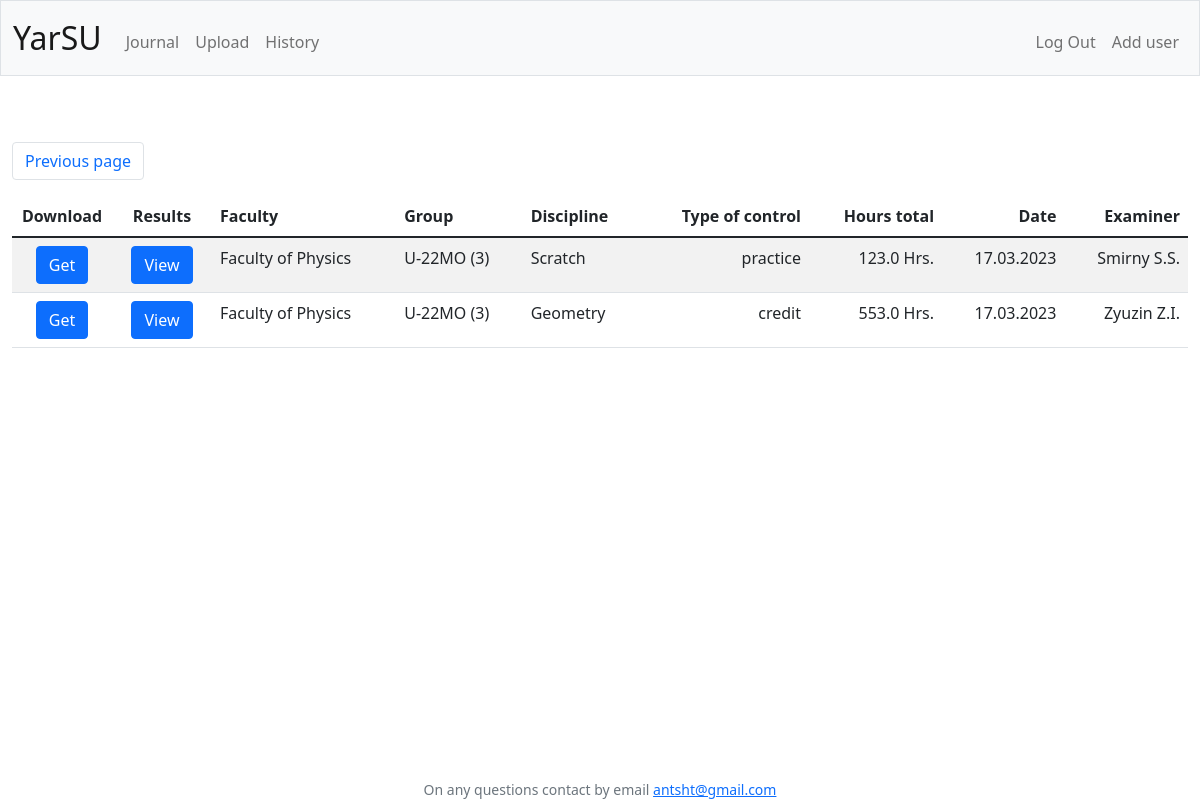
The app's page /?page=2 (signed in) with its own data.
### tables this page shows
CREATE TABLE "vedomosti" (
	"id"	INTEGER NOT NULL UNIQUE,
	"group_id"	INTEGER NOT NULL,
	"discipline"	TEXT NOT NULL,
	"control_type"	TEXT NOT NULL,
	"name_of_ekzaminator"	TEXT NOT NULL,
	"hours_total"	INTEGER NOT NULL,
	"control_date"	TEXT NOT NULL,
	PRIMARY KEY("id" AUTOINCREMENT)
);

CREATE TABLE "facultets" (
	"id"	INTEGER NOT NULL UNIQUE,
	"name"	TEXT NOT NULL UNIQUE,
	PRIMARY KEY("id")
);

CREATE TABLE "groups" (
	"id"	INTEGER NOT NULL UNIQUE,
	"name"	TEXT NOT NULL UNIQUE,
	"facultet"	INTEGER NOT NULL DEFAULT 0,
	"uplan"	INTEGER NOT NULL DEFAULT 0,
	"kurs"	INTEGER NOT NULL DEFAULT 0,
	PRIMARY KEY("id")
);

### app.py (the view)
@app.route("/", methods=["GET", "POST"])
@login_required
def index():
    if request.method == "GET":
        page = request.args.get('page', 1, type=int)
        vedomosti = get_vedomosti(id=None, page=page)
        pages_total = get_vedomosti_pages()
        print(pages_total)
        paging = {
        "has_prev": True if page != 1 else False,
        "has_next": True if page != pages_total else False,
        "curr_page": page,
        "prev_num": page if page == 1 else page - 1,
        "next_num": (page + 1) if page != pages_total else page
        }
        if request.args.get("ved") is not None and len(request.args.get("ved")) > 0:
            students = get_students(request.args.get("ved"))
            return render_template("index.html", vedomosti=vedomosti, paging=paging, students=students)
        else:
            return render_template("index.html", vedomosti=vedomosti, paging=paging, students=[])
    if request.method == "POST":
        id = int(request.form.get("id"))
        xlsx_file = generate_xlsx_ved(id)
        return send_file(xlsx_file, download_name="output.xlsx", as_attachment=True)

### app.py (called while the page is built)
@app.after_request
def after_request(response):
    response.headers["Cache-Control"] = "no-cache, no-store, must-revalidate"
    response.headers["Expires"] = 0
    response.headers["Pragma"] = "no-cache"
    return response

### database.py (called while the page is built)
def get_vedomosti_pages():
    return int(db.execute("SELECT COUNT(*) AS CNT FROM vedomosti;")[0]["CNT"]) // 5 + 1

### helpers.py (called while the page is built)
def login_required(f):
    @wraps(f)
    def decorated_function(*args, **kwargs):
        if session.get("user_id") is None:
            return redirect("/login")
        return f(*args, **kwargs)
    return decorated_function

def format_hrs(value):
    return f"{value:,.1f} Hrs."

### sql.py (called while the page is built, shortened)
def _enable_logging(f):
    import logging
    import functools
    import os
    @functools.wraps(f)
    def decorator(*args, **kwargs):
        try:
            import flask
        except ModuleNotFoundError:
            return f(*args, **kwargs)
        disabled = logging.getLogger("cs50").disabled
        if flask.current_app and os.getenv("FLASK_ENV") == "development":
            logging.getLogger("cs50").disabled = False
        try:
            return f(*args, **kwargs)
        finally:
            logging.getLogger("cs50").disabled = disabled
    return decorator

def _parse_placeholder(token):
    import re
    import sqlparse
    if not isinstance(token, sqlparse.sql.Token) or token.ttype != sqlparse.tokens.Name.Placeholder:
        raise TypeError()
    if token.value == "?":
        return "qmark", None

    def _disconnect(self):
        if hasattr(_data, self._name()):
            getattr(_data, self._name()).close()
            delattr(_data, self._name())

    def _name(self):
        return str(hash(self))

        def connect(dbapi_connection, connection_record):
            try:
                if isinstance(dbapi_connection, sqlite3.Connection):  # If back end is sqlite
                    cursor = dbapi_connection.cursor()
                    cursor.execute("PRAGMA foreign_keys=ON")
                    cursor.close()
            except Exception:
                pass

### templates/index.html (shortened to what this page needs)
{% extends "layout.html" %}
{% block main %}
<nav>
    <ul class="pagination">
      {% if paging.has_prev %}
        <li class="page-item">
          <a class="page-link" href="{{ url_for('index', page=paging.prev_num) }}">Previous page</a>
        </li>
      {% endif %}
    </ul>
  </nav>
    <table class="table table-striped">
        <thead>
            <tr><th class="text-center fixed-width">Download</th>
                <th class="text-center fixed-width">Results</th>
                <th class="text-start">Faculty</th>
                <th class="text-start">Group</th>
                <th class="text-start">Discipline</th>
                <th class="text-end">Type of control</th>
                <th class="text-end">Hours total</th>
                <th class="text-end">Date</th>
                <th class="text-end">Examiner</th>
            </tr>
        </thead>
        <tbody>
            {% for vedomost in vedomosti %}
                <tr>
                    <td  class="text-center">
                        <form action="/" method="post">
                        <button class="btn btn-primary" type="submit">Get</button>
                        </form>
                    </td>
                    <td  class="text-center">
                        <form action="/" method="get">
                        <button class="btn btn-primary" type="submit">View</button>
                        </form>
                    </td>
                    <td class="text-start">{{ vedomost.f_name }}</td>
                    <td class="text-start">{{ vedomost.g_name }} ({{ vedomost.group_id }})</td>
                    <td class="text-start">{{ vedomost.discipline }}</td>
                    <td class="text-end">{{ vedomost.control_type }}</td>
                    <td class="text-end">{{ vedomost.hours_total | hrs }}</td>
                    <td class="text-end">{{ vedomost.control_date }}</td>
                    <td class="text-end">{{ vedomost.name_of_ekzaminator }}</td>
                </tr>
            {% endfor %}
        </tbody>
{% endblock %}

### static/styles.css (style rules this page uses)
.fixed-width { width: 100px; }

### records on screen
vedomosti: f_name "Faculty of Physics", g_name "U-22MO", group_id "3", discipline "Scratch", control_type "practice", hours_total|hrs "123.0 Hrs.", control_date "17.03.2023", name_of_ekzaminator "Smirny S.S."
vedomosti: f_name "Faculty of Physics", g_name "U-22MO", group_id "3", discipline "Geometry", control_type "credit", hours_total|hrs "553.0 Hrs.", control_date "17.03.2023", name_of_ekzaminator "Zyuzin Z.I."
